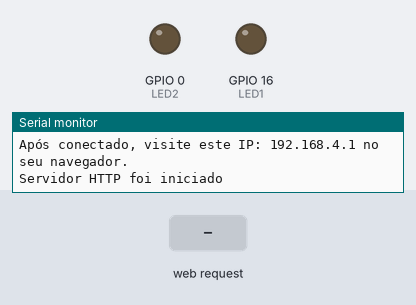
A sketch run on a simulated ESP8266 (NodeMCU). On the bench: output pins drawn as LEDs (lit = HIGH), the last lines printed to the serial monitor. The inputs (shaded band) are chosen by the test bench.

Above: at 2.2 s.
2.3 s: HTTP request GET /LED1On received
At 2.7 s:
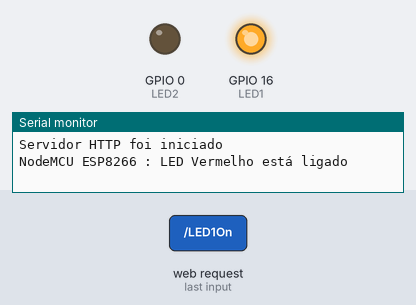
3.8 s: HTTP request GET /LED2On received
At 5.0 s:
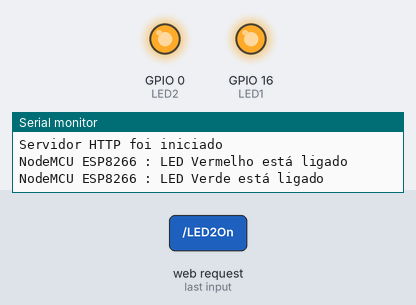
5.3 s: HTTP request GET /LED1Off received
At 6.1 s:
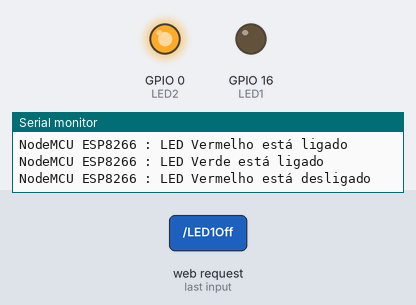
Timing chart, 0 to 8.3 s (numbered marks = the images above; inputs shaded):
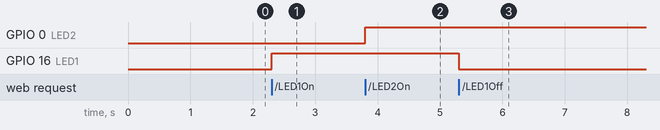

The sketch:

Controle_Led_Wifi.ino
```cpp
/*
Controle de leds via WIFI
Projeto Desenvolvido por:
Erasmo Junior (github.com/Erasmojunior26) - Programador do servidor WEB
Guilherme Maynart (github.com/guizwtx) e Luiz Filipe (github.com/luiz-filipe077) - Montadores do sistema físico
Gustavo Dantas (github.com/ggustavodl) - Programador do aplicativo
*/

#include <ESP8266WebServer.h>
#include <ESP8266WiFi.h>
#include <WiFiClient.h>
#include <PubSubClient.h>

ESP8266WebServer server(80); // Criação do servidor

//Definindo credencias do wifi local que será utilizado para controlar os leds
const char *ssid = "EMIDES3AM";
const char *password = "tmjsenai";

//Definindo as portas GPI dos LEDS
const byte LED1 = 16;
int statusLED1 = LOW;
const byte LED2 = 0;
int statusLED2 = LOW;


// ----------------------------------------------------------------------------------------------------------------- Constantes do Servidor WEB
const String HtmlHtml = "<html style=\"display: inline-block; margin: 0px auto; text-align: center;\"><head>"
"<meta name=\"viewport\" content=\"width=device-width, initial-scale=1\" /></head>";
const String HtmlTitulo = "<h1>Controle de leds via WIFI</h1><br/>\n";

const String HtmlLed1Desligado = "<big>LED Vermelho está <b>DESLIGADO</b></big><br/><br/>\n";
const String HtmlLed1Ligado = "<big>LED Vermelho está <b>LIGADO</b></big><br/><br/>\n";
const String HtmlBotoesLed1 =
"<a href=\"LED1On\"><button style=\"background-color:green;color:white;width:20%;height:5%;\">ON </button></a>\n"
"<a href=\"LED1Off\"><button style=\"background-color:red;color:white;width:20%;height:5%;\">OFF </button></a><br/>";

const String HtmlLed2Desligado = "<big>LED Verde está <b>DESLIGADO</b></big><br/><br/>\n";
const String HtmlLed2Ligado = "<big>LED Verde está <b>LIGADO</b></big><br/><br/>\n";
const String HtmlBotoesLed2 =
"<a href=\"LED2On\"><button style=\"background-color:green;color:white;width:20%;height:5%;\">ON </button></a>\n"
"<a href=\"LED2Off\"><button style=\"background-color:red;color:white;width:20%;height:5%;\">OFF </button></a><br/>";
const String HtmlHtmlFechar = "</html>";
// -----------------------------------------------------------------------------------------------------------------

//Funcões
void ligarLedVermelho() {
  statusLED1 = HIGH; // condição para ligar a led
  digitalWrite(LED1, statusLED1);
  Serial.println("NodeMCU ESP8266 : LED Vermelho está ligado");
  response();
}

void desligarLedVermelho() {
  statusLED1 = LOW; // condição para desligar a led
  digitalWrite(LED1, statusLED1);
  Serial.println("NodeMCU ESP8266 : LED Vermelho está desligado");
  response();
}

void ligarLedVerde() {
  statusLED2 = HIGH;
  digitalWrite(LED2, statusLED2);
  Serial.println("NodeMCU ESP8266 : LED Verde está ligado");
  response();
}

void desligarLedVerde() {
  statusLED2 = LOW;
  digitalWrite(LED2, statusLED2);
  Serial.println("NodeMCU ESP8266 : LED Verde está desligado");
  response();
}

// Montagem da página WEB com as constantes
void response(){
  String htmlRes = HtmlHtml + HtmlTitulo;
  if(statusLED1 == LOW){
    htmlRes += HtmlLed1Desligado;
  }else{
    htmlRes += HtmlLed1Ligado;
  }
  htmlRes += HtmlBotoesLed1;

  if(statusLED2 == LOW){
    htmlRes += HtmlLed2Desligado;
  }else{
    htmlRes += HtmlLed2Ligado;
  }

  htmlRes += HtmlBotoesLed2;

  htmlRes += HtmlHtmlFechar;

  server.send(200, "text/html", htmlRes); // Envio das informações para o servidor
}

void setup() {

    delay(1000);
    Serial.begin(115200);
    Serial.println();

    WiFi.softAP(ssid, password); // Criação do wifi

    IPAddress apip = WiFi.softAPIP(); // Buscando o IP
    Serial.print("Conecte ao WIFI: ");
    Serial.println(ssid);
    Serial.print("Após conectado, visite este IP: ");
    Serial.print(apip); // IP que deverá ser acessado para ter informação da página
    Serial.println(" no seu navegador.");

    // Funções OnClick
    server.on("/", response);
    server.on("/LED1On", ligarLedVermelho);
    server.on("/LED1Off", desligarLedVermelho);
    server.on("/LED2On", ligarLedVerde);
    server.on("/LED2Off", desligarLedVerde);

    server.begin(); // Inicia o servidor local
    Serial.println("Servidor HTTP foi iniciado");

    // Declaração das portas
    pinMode(LED1,OUTPUT);
    pinMode(LED2,OUTPUT);
    digitalWrite(LED1, statusLED1);
    digitalWrite(LED2, statusLED2);
}

void loop() {
  server.handleClient();
}
```

Measured:
- after the input at 2.3 s, GPIO 16 (LED1): LOW → HIGH at once
- after the input at 3.8 s, GPIO 0 (LED2): LOW → HIGH at once
- after the input at 5.3 s, GPIO 16 (LED1): HIGH → LOW at once
